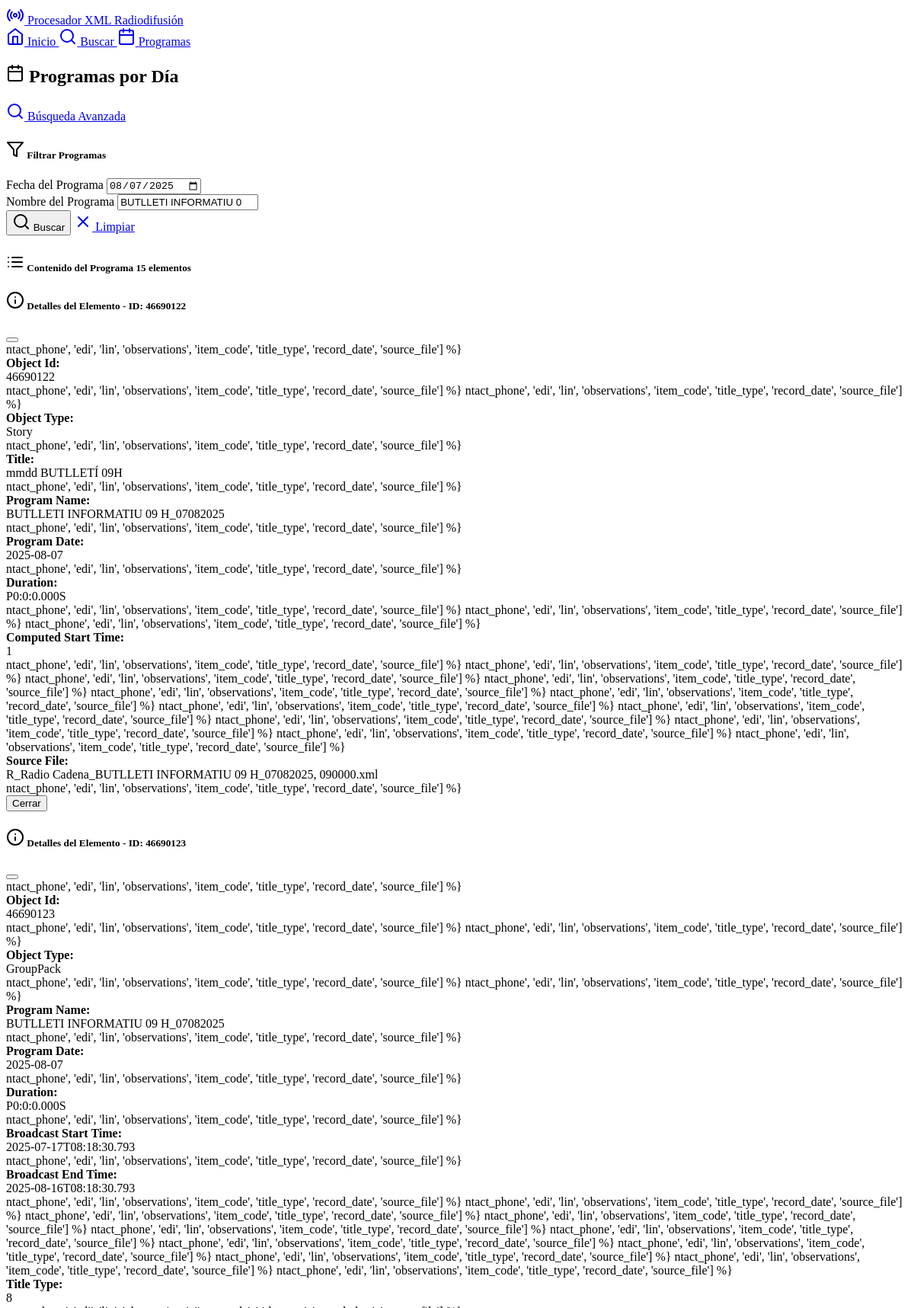
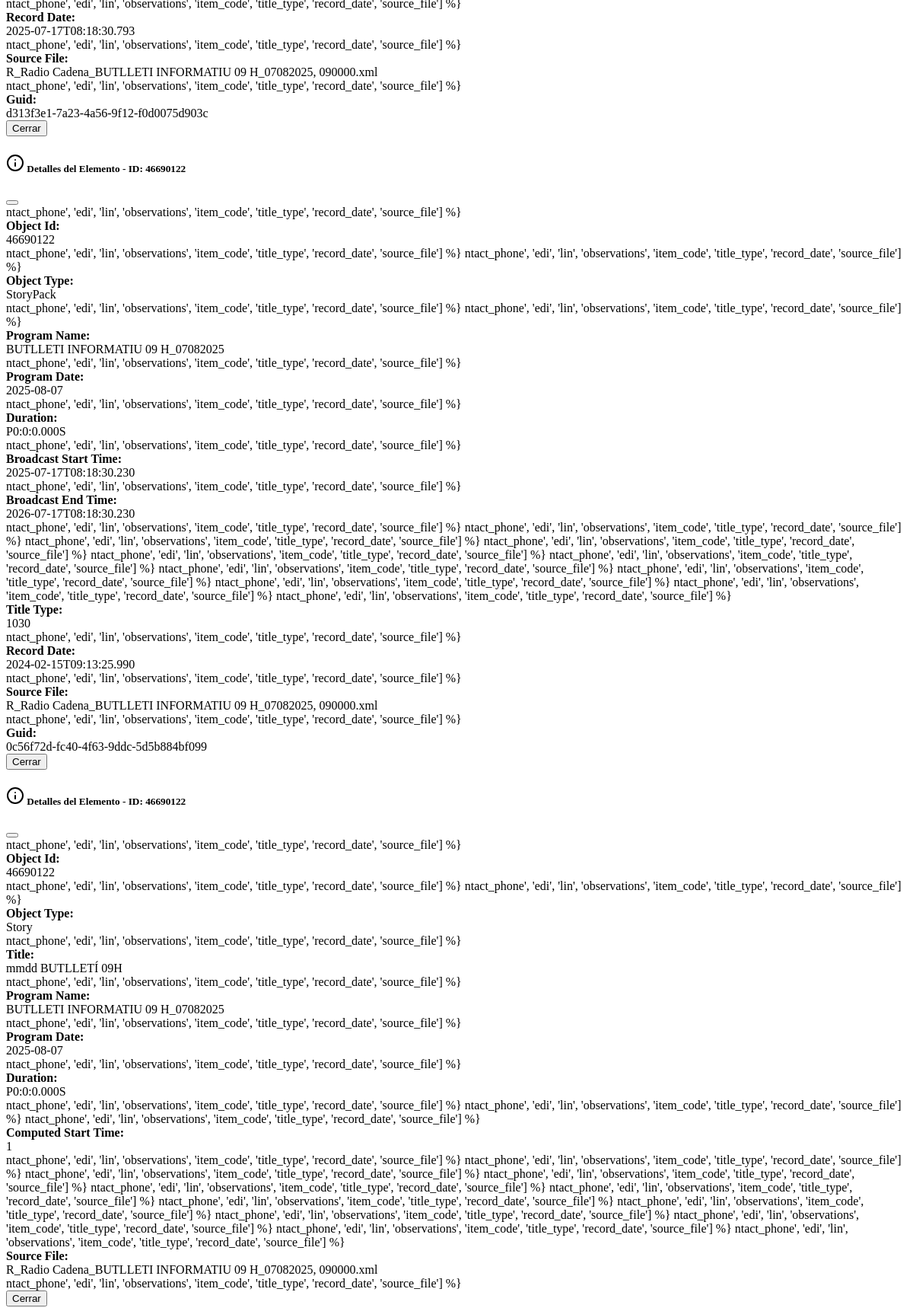
/programs?date=2025-08-07&program=BUTLLETI+INFORMATIU+09+H_07082025 (upper part), run on the app's committed database (2 pictures, top to bottom).
### models.py (models this page shows, shortened)
class XMLData(db.Model):
    __tablename__ = 'xml_data'
    id = db.Column(Integer, primary_key=True, autoincrement=True)
    guid = db.Column(Text)
    object_id = db.Column(Text)
    object_type = db.Column(Text)
    timestamp = db.Column(Text)
    broadcast_start_time = db.Column(Text)
    broadcast_end_time = db.Column(Text)
    duration = db.Column(Text)
    title = db.Column(Text)
    text_content = db.Column(Text)
    text_duration = db.Column(Text)
    text_timing = db.Column(Text)
    timegap_timing = db.Column(Text)
    clip_timing = db.Column(Text)
    title_status = db.Column(Text)
    title_type = db.Column(Text)
    site_name = db.Column(Text)
    site_version = db.Column(Text)
    export_path = db.Column(Text)
    planning_area = db.Column(Text)
    linked_story = db.Column(Text)
    language_cat = db.Column(Text)
    language_vo = db.Column(Text)
    language_esp = db.Column(Text)
    has_audio_track = db.Column(Text)
    fact_date = db.Column(Text)
    cms_publish_date = db.Column(Text)
    la_carta_publish_date = db.Column(Text)
    record_date = db.Column(Text)
    start_date = db.Column(Text)
    end_date = db.Column(Text)
    kill_date = db.Column(Text)
    comment = db.Column(Text)
    locator_type = db.Column(Text)
    locator_family = db.Column(Text)
    computed_start_time = db.Column(Text)
    planned_duration = db.Column(Text)
    calculated_duration = db.Column(Text)
    program_start_time = db.Column(Text)
    reporter = db.Column(Text)
    guest = db.Column(Text)
    contact = db.Column(Text)
    contact_phone = db.Column(Text)
    edi = db.Column(Text)
    lin = db.Column(Text)
    observations = db.Column(Text)
    item_code = db.Column(Text)
    program_name = db.Column(Text)
    program_date = db.Column(Text)
    source_file = db.Column(Text)
    created_at = db.Column(DateTime, default=datetime.utcnow)

### routes.py (the view)
@app.route('/programs')
def programs():
    programs_data = db.session.query(
        XMLData.program_name,
        XMLData.program_date,
        db.func.count(XMLData.id).label('story_count')
    ).filter(
        XMLData.program_name.isnot(None),
        XMLData.program_date.isnot(None)
    ).group_by(
        XMLData.program_name,
        XMLData.program_date
    ).order_by(
        XMLData.program_date.desc(),
        XMLData.program_name
    ).all()
    unique_programs = db.session.query(
        XMLData.program_name
    ).filter(
        XMLData.program_name.isnot(None)
    ).distinct().order_by(XMLData.program_name).all()
    program_names = [program[0] for program in unique_programs]
    selected_date = request.args.get('date', '')
    selected_program = request.args.get('program', '')
    filtered_results = []
    if selected_date or selected_program:
        query = XMLData.query
        if selected_date:
            query = query.filter(XMLData.program_date == selected_date)
        if selected_program:
            query = query.filter(XMLData.program_name.contains(selected_program))
        filtered_results = query.limit(100).all()
    return render_template('programs.html',
                         programs_data=programs_data,
                         filtered_results=filtered_results,
                         selected_date=selected_date,
                         selected_program=selected_program,
                         program_names=program_names)

### templates/programs.html (shortened to what this page needs)
{% extends "base.html" %}
{% block content %}
<div class="container mt-4">
    <div class="d-flex justify-content-between align-items-center mb-4">
        <h2>
            <i data-feather="calendar" class="me-2"></i>
            Programas por Día
        </h2>
        <a href="{{ url_for('search') }}" class="btn btn-outline-primary">
            <i data-feather="search" class="me-1"></i>
            Búsqueda Avanzada
        </a>
    </div>
    <div class="card mb-4">
        <div class="card-header">
            <h5 class="mb-0">
                <i data-feather="filter" class="me-1"></i>
                Filtrar Programas
            </h5>
        </div>
        <div class="card-body">
            <form method="GET" action="{{ url_for('programs') }}">
                <div class="row g-3">
                    <div class="col-md-6">
                        <label for="date" class="form-label">Fecha del Programa</label>
                        <input type="date" class="form-control" id="date" name="date"
                               value="{{ selected_date }}">
                    </div>
                    <div class="col-md-6">
                        <label for="program" class="form-label">Nombre del Programa</label>
                        <input type="text" class="form-control" id="program" name="program"
                               value="{{ selected_program }}" placeholder="ej. INFORMATIU MATI" list="program-suggestions">
                    </div>
                </div>
                <div class="mt-3">
                    <button type="submit" class="btn btn-primary">
                        <i data-feather="search" class="me-1"></i>
                        Buscar
                    </button>
                    <a href="{{ url_for('programs') }}" class="btn btn-outline-secondary ms-2">
                        <i data-feather="x" class="me-1"></i>
                        Limpiar
                    </a>
                </div>
            </form>
        </div>
    </div>
    {% if filtered_results %}
    <div class="card">
        <div class="card-header d-flex justify-content-between align-items-center">
            <h5 class="mb-0">
                <i data-feather="list" class="me-2"></i>
                Contenido del Programa
                <span class="badge bg-primary ms-2">{{ filtered_results|length }} elementos</span>
            </h5>
        </div>
        <div class="table-responsive">
            <table class="table table-striped results-table mb-0">
                <tbody>
                    {% for result in filtered_results %}
                    <div class="modal fade" id="detailModal{{ result.id }}" tabindex="-1">
                        <div class="modal-dialog modal-lg">
                            <div class="modal-content">
                                <div class="modal-header">
                                    <h5 class="modal-title">
                                        <i data-feather="info"></i>
                                        Detalles del Elemento - ID: {{ result.object_id or result.id }}
                                    </h5>
                                    <button type="button" class="btn-close" data-bs-dismiss="modal"></button>
                                </div>
                                <div class="modal-body">
                                    <div class="row g-3">
                                        {% for field in ['object_id', 'item_code', 'object_type', 'title', 'program_name', 'program_date', 'duration', 'broadcast_start_time', 'broadcast_end_time', 'computed_start_time', 'planned_duration', 'calculated_duration', 'reporter', 'guest', 'contact', 'contact_phone', 'edi', 'lin', 'observations', 'title_type', 'record_date', 'source_file', 'guid'] %}ntact_phone', 'edi', 'lin', 'observations', 'item_code', 'title_type', 'record_date', 'source_file'] %}
                                            {% set value = result[field] if result[field] else 'N/A' %}
                                            {% if value != 'N/A' %}
                                            <div class="col-md-6">
                                                <strong>{{ field.replace('_', ' ').title() }}:</strong>
                                                <div class="text-muted small">{{ value }}</div>
                                            </div>
                                            {% endif %}
                                        {% endfor %}
                                    </div>
                                </div>
                                <div class="modal-footer">
                                    <button type="button" class="btn btn-secondary" data-bs-dismiss="modal">Cerrar</button>
                                </div>
                            </div>
                        </div>
                    </div>
                    {% endfor %}
                </tbody>
            </table>
        </div>
    </div>
    {% endif %}
</div>
{% endblock %}

### templates/base.html (shortened to what this page needs)
<!DOCTYPE html>
<html lang="es" data-bs-theme="dark">
<head>
    <link href="https://cdn.replit.com/agent/bootstrap-agent-dark-theme.min.css" rel="stylesheet">
</head>
<body>
    <nav class="navbar navbar-expand-lg navbar-dark bg-dark mb-4">
        <div class="container">
            <a class="navbar-brand" href="{{ url_for('index') }}">
                <i data-feather="radio" class="me-2"></i>
                Procesador XML Radiodifusión
            </a>
            <div class="navbar-nav ms-auto">
                <a class="nav-link" href="{{ url_for('index') }}">
                    <i data-feather="home" class="me-1"></i>
                    Inicio
                </a>
                <a class="nav-link" href="{{ url_for('search') }}">
                    <i data-feather="search" class="me-1"></i>
                    Buscar
                </a>
                <a class="nav-link" href="{{ url_for('programs') }}">
                    <i data-feather="calendar" class="me-1"></i>
                    Programas
                </a>
            </div>
        </div>
    </nav>
    <main class="container">
        {% block content %}{% endblock %}
    </main>
</body>
</html>

### templates/base.html (style rules this page uses)
.results-table { font-size: 0.875rem; }

### data on the page
XMLData: object "46690122", replace "Object Id" "Object Type" "Title" "Program Name" "Program Date" "Duration" "Computed Start Time" "Source File", ca "46690122" "Story" "mmdd BUTLLETÍ 09H" "BUTLLETI INFORMATIU 09 H_07082025" "2025-08-07" "P0:0:0.000S" "1" "R_Radio Cadena_BUTLLETI INFORMATIU 09 H_07082025, 090000.xml"
XMLData: object "46690123", replace "Object Id" "Object Type" "Program Name" "Program Date" "Duration" "Broadcast Start Time" "Broadcast End Time" "Title Type" "Record Date" "Source File" "Guid", ca "46690123" "GroupPack" "BUTLLETI INFORMATIU 09 H_07082025" "2025-08-07" "P0:0:0.000S" "2025-07-17T08:18:30.793" "2025-08-16T08:18:30.793" "8" "2025-07-17T08:18:30.793" "R_Radio Cadena_BUTLLETI INFORMATIU 09 H_07082025, 090000.xml" "d313f3e1-7a23-4a56-9f12-f0d0075d903c"
XMLData: object "46690122", replace "Object Id" "Object Type" "Program Name" "Program Date" "Duration" "Broadcast Start Time" "Broadcast End Time" "Title Type" "Record Date" "Source File" "Guid", ca "46690122" "StoryPack" "BUTLLETI INFORMATIU 09 H_07082025" "2025-08-07" "P0:0:0.000S" "2025-07-17T08:18:30.230" "2026-07-17T08:18:30.230" "1030" "2024-02-15T09:13:25.990" "R_Radio Cadena_BUTLLETI INFORMATIU 09 H_07082025, 090000.xml" "0c56f72d-fc40-4f63-9ddc-5d5b884bf099"
XMLData: object "46690122", replace "Object Id" "Object Type" "Title" "Program Name" "Program Date" "Duration" "Computed Start Time" "Source File", ca "46690122" "Story" "mmdd BUTLLETÍ 09H" "BUTLLETI INFORMATIU 09 H_07082025" "2025-08-07" "P0:0:0.000S" "1" "R_Radio Cadena_BUTLLETI INFORMATIU 09 H_07082025, 090000.xml"

### other printed values
{{ filtered_results|length }} "15"
